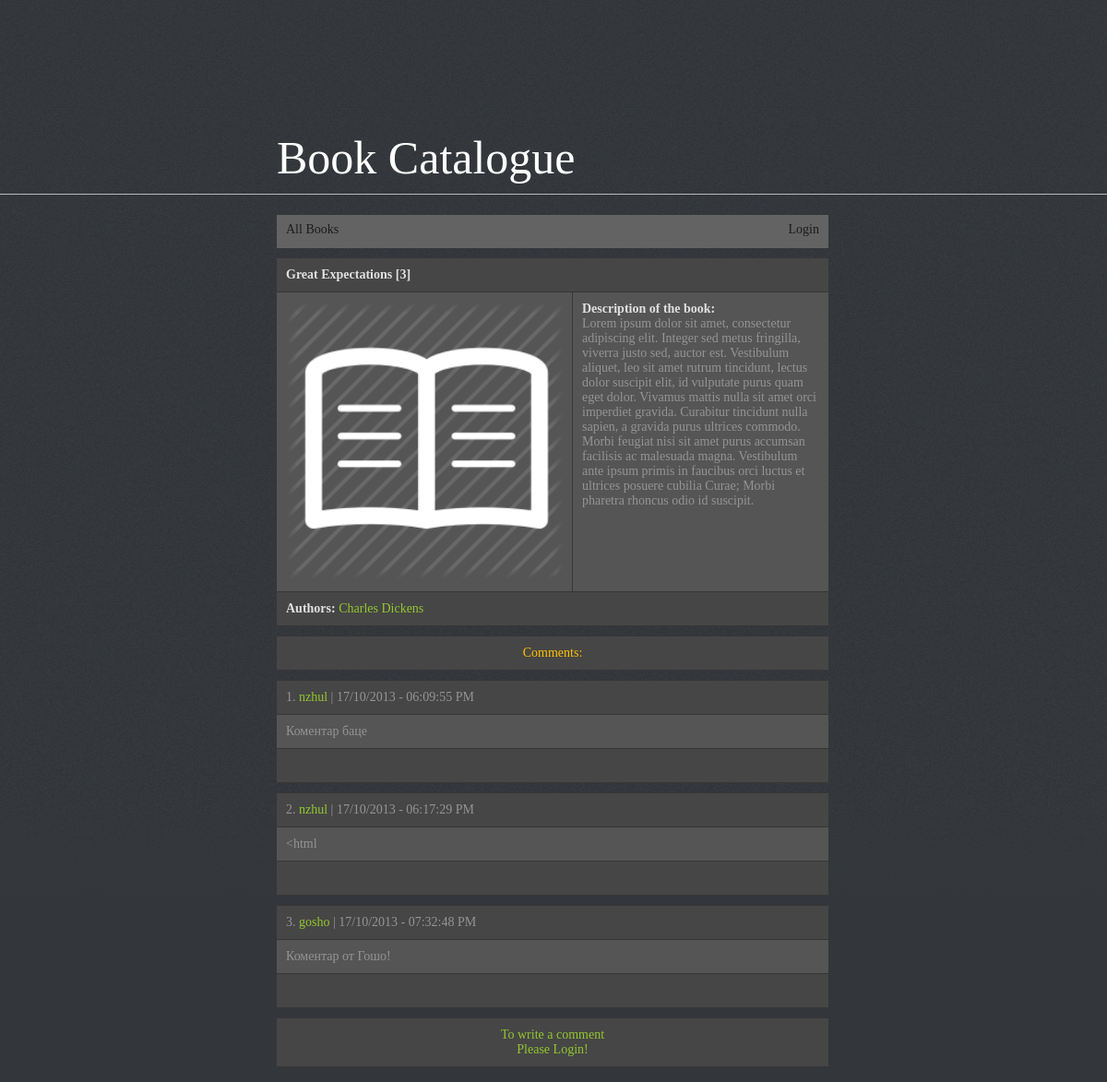
/book.php?id=3, run on the app's committed database.
### tables this page shows
CREATE TABLE IF NOT EXISTS `books` (
  `book_id` int(11) NOT NULL AUTO_INCREMENT,
  `book_title` varchar(250) NOT NULL,
  `comments_count` int(11) NOT NULL,
  PRIMARY KEY (`book_id`)
);

CREATE TABLE IF NOT EXISTS `authors` (
  `author_id` int(11) NOT NULL AUTO_INCREMENT,
  `author_name` varchar(250) NOT NULL,
  PRIMARY KEY (`author_id`)
);

CREATE TABLE IF NOT EXISTS `comments` (
  `comment_id` int(11) NOT NULL AUTO_INCREMENT,
  `book_id` int(11) NOT NULL,
  `comment` text NOT NULL,
  `date_added` int(11) NOT NULL,
  `author_id` int(11) NOT NULL,
  PRIMARY KEY (`comment_id`),
  KEY `book_id` (`book_id`,`date_added`,`author_id`)
);

CREATE TABLE IF NOT EXISTS `users` (
  `user_id` int(11) NOT NULL AUTO_INCREMENT,
  `username` varchar(50) NOT NULL,
  `password` varchar(50) NOT NULL,
  `comments_count` int(11) NOT NULL,
  PRIMARY KEY (`user_id`)
);

### book.php (the view, shortened to what this page needs)
<?php
require './inc/config.php';
if (!isset($_GET['id'])) {
    header('Location: index.php');
    exit;
} else {
    $sql = 'SELECT * FROM books WHERE book_id=' . (int) $_GET['id'];
    $result = mysqli_query($link, $sql);
    if ($result->num_rows <= 0) {
        header('Location: index.php');
        exit;
    } else {
        $row = $result->fetch_assoc();
    }
}
require './inc/header.php';
if (isset($_SESSION['username'])) {
    $usernameField = '<li><a href="user.php?id=' . $_SESSION['user_id'] . '">Hello, <span style="color: #93c72e;">' . $_SESSION['username'] . '</span> (' . $_SESSION['comments_count'] . ')</a></li>
        <li><a href="logout.php">Logout</a></li>';
} else {
    $usernameField = '<li><a href="login.php">Login</a></li>';
}
?>
<div class="navigation" style="text-align: right;">
    <ul id="menu">
        <li style="float: left;"><a href="index.php" id="addBook">All Books</a></li>
        <?= $usernameField; ?>
    </ul>
</div>
<table>
    <tr>
        <td colspan="2"><span class="sum"><?= $row['book_title'] . ' [' . $row['comments_count'] . ']' ?></span></td>
    </tr>
    <tr>
        <td><img src="img/book.png" style="width: 300px;"/></td>
        <td style="vertical-align: top;"><span class="sum">Description of the book:</span><br/>Lorem ipsum dolor sit amet, consectetur adipiscing elit.
            Integer sed metus fringilla, viverra justo sed, auctor est.
            Vestibulum aliquet, leo sit amet rutrum tincidunt, lectus dolor suscipit elit,
            id vulputate purus quam eget dolor. Vivamus mattis nulla sit amet orci imperdiet
            gravida. Curabitur tincidunt nulla sapien, a gravida purus ultrices commodo.
            Morbi feugiat nisi sit amet purus accumsan facilisis ac malesuada magna.
            Vestibulum ante ipsum primis in faucibus orci luctus et ultrices posuere cubilia
            Curae; Morbi pharetra rhoncus odio id suscipit.</td>
    </tr>
    <tr>
        <td colspan="2"><span class="sum">Authors:</span>
            <?php
            $sql = 'SELECT authors.author_id, authors.author_name FROM authors
                    LEFT JOIN books_authors
                    ON authors.author_id = books_authors.author_id
                    LEFT JOIN books
                    ON books_authors.book_id = books.book_id
                    WHERE books.book_id=' . (int) $_GET['id'];
            $result = mysqli_query($link, $sql);
            $rowCount = $result->num_rows;
            $loopCount = 1;
            while ($row = $result->fetch_assoc()) {
                if ($loopCount == $rowCount) {
                    $divider = '';
                } else {
                    $divider = ' | ';
                }
                echo '<a href="author.php?id=' . $row['author_id'] . '">' . $row['author_name'] . '</a>' . $divider;
                $loopCount++;
            }
            ?>
        </td>
    </tr>
</table>
<?php
$sql = 'SELECT * FROM comments
        LEFT JOIN users
        ON comments.author_id = users.user_id
        WHERE book_id=' . (int) $_GET['id'];
$result = mysqli_query($link, $sql);
if ($result->num_rows <= 0) {
    ?>
    <table>
        <tr>
            <td style="color: #ffc000; text-align: center;">The book doesn't have any comments yet<br/>Write the first one!</td>
        </tr>
    </table>
    <?php
} else {
    echo '<table>
        <tr>
            <td style="color: #ffc000; text-align: center;">Comments:</td>
        </tr>
    </table>';
    $counter = 1;
    while ($row = $result->fetch_assoc()) {
        $real_date = date('d/m/Y \- h:i:s A', $row['date_added']);
        echo '<table>
    <tr>
        <td>' . $counter . '. <a href="user.php?id=' . $row['author_id'] . '">' . $row['username'] . '</a> | ' . $real_date . '</td>
    </tr>
    <tr>
        <td>' . $row['comment'] . '</td>
    </tr>
    <tr>
        <td>&nbsp;</td>
    </tr>
</table>';
        $counter++;
    }
}
?>
<?php if (isset($_SESSION['isLogged'])) { ?>
    <form action="processpost.php" method="POST">
        <table>
            <tr>
                <td>Write a comment:</td>
            </tr>
            <tr>
                <td><textarea name="comment"></textarea></td>
            </tr>
            <tr>
                <td>
                    <input type="submit" name="postComment" value="Comment"/>
                    <input type="hidden" name="bookid" value="<?= (int) $_GET['id'] ?>"/>
                </td>
            </tr>
        </table>
    </form>
<?php } else { ?>
    <table>
        <tr>
            <td style="color: #ffc000; text-align: center;"><a href="login.php">To write a comment<br/>Please Login!</a></td>
        </tr>
    </table>
<?php } ?>
<?php
include './inc/footer.php';
?>

### inc/header.php (shortened to what this page needs)
<!DOCTYPE html>
<html>
    <head>
        <link rel="stylesheet" href="css/style.css" type="text/css"/>
    </head>
    <body>
        <div id="wrapper">
            <h1><a href="index.php">Book Catalogue</a></h1>

### inc/footer.php (shortened to what this page needs)
<div id="shadow">&nbsp;</div>
</div>
</body>
</html>

### css/style.css (style rules this page uses)
body { background: #33363b url(../img/bg.jpg)repeat-x;font-family: Tahoma;font-size: 14px; }
#wrapper { width: 600px;margin: 0 auto;position: relative;top: 100px; }
h1 { color: #ffffff;font-size: 50px;float: left; font-weight: normal; }
h1 a { color: white;text-decoration: none; }
.navigation { float: left;width: 598px;height: 36px; background: #636363; }
table { color: #949494; border-collapse: collapse;width: 600px;margin-left: -1px;position: relative;top:10px;float: left;z-index: 2; margin-bottom: 10px; }
td { background: #555555; border: 1px solid #363636; padding: 10px; text-align: left; }
tr:first-child td, tr:last-child td { background: #464646; }
.sum { font-weight: bold;color: #e0e0e0; }
td a { color: #93c72e; text-decoration: none; }
ul#menu, ul#menu ul.sub-menu { padding:0; margin: 0; margin-top: 3px; }
ul#menu li, ul#menu ul.sub-menu li { list-style-type: none; display: inline-block; }
ul#menu li a, ul#menu li ul.sub-menu li a { text-decoration: none; color: #1c1c1c; background: #636363; padding: 8px 10px 0 10px; display:inline-block; height: 28px; margin-top: -3px; }
ul#menu li { position: relative; }

### data on the page
books: book_title "Great Expectations", comments_count "3"
authors: author_name "Charles Dickens"
comments: users.username "nzhul", date_added "17/10/2013 - 06:09:55 PM", comment "Коментар баце"
comments: users.username "nzhul", date_added "17/10/2013 - 06:17:29 PM", comment "<html"
comments: users.username "gosho", date_added "17/10/2013 - 07:32:48 PM", comment "Коментар от Гошо!"
